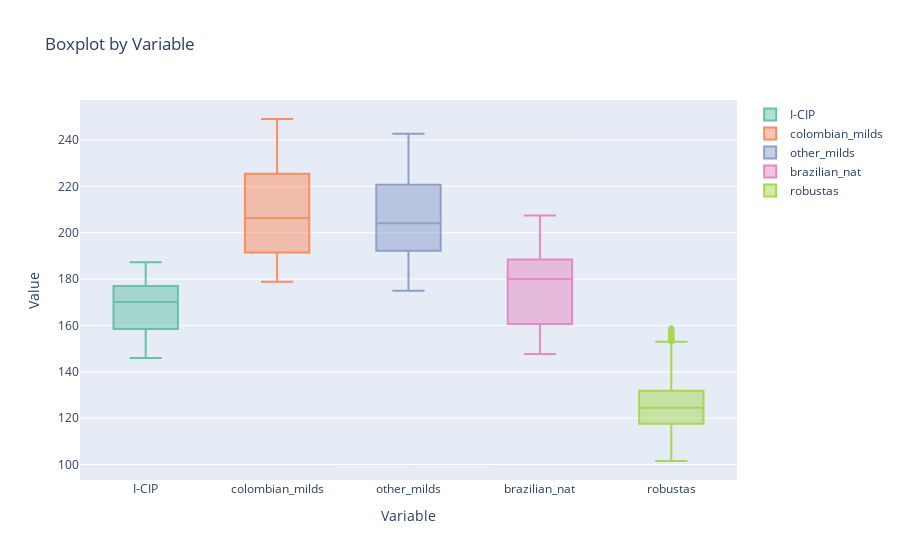

Write notebook code for a chart like this one.
### Code cell
import plotly.graph_objects as go

# Define colors from the Set2 palette
colors = ['#66c2a5', '#fc8d62', '#8da0cb', '#e78ac3', '#a6d854']

# Create boxplot traces
box_traces = []
for i, column in enumerate(icip_df.columns):
    box_trace = go.Box(y=icip_df[column], name=column, marker=dict(color=colors[i]))
    box_traces.append(box_trace)

# Create layout
layout = go.Layout(title='Boxplot by Variable', yaxis=dict(title='Value'), xaxis=dict(title='Variable'))

# Create figure
fig = go.Figure(data=box_traces, layout=layout)

# Show plot
fig.show()

### Figure 1 — Plotly figure (JSON) as saved in the notebook; plotly's stock layout.template omitted (floating-point values rounded to 4 significant figures; data arrays with more than 128 entries replaced by an {"elided": "..."} marker saying what was removed)
{"data": [{"marker": {"color": "#66c2a5"}, "name": "I-CIP", "type": "box", "y": {"elided": "279 float values"}}, {"marker": {"color": "#fc8d62"}, "name": "colombian_milds", "type": "box", "y": {"elided": "279 float values"}}, {"marker": {"color": "#8da0cb"}, "name": "other_milds", "type": "box", "y": {"elided": "279 float values"}}, {"marker": {"color": "#e78ac3"}, "name": "brazilian_nat", "type": "box", "y": {"elided": "279 float values"}}, {"marker": {"color": "#a6d854"}, "name": "robustas", "type": "box", "y": {"elided": "279 float values"}}], "layout": {"title": {"text": "Boxplot by Variable"}, "xaxis": {"title": {"text": "Variable"}}, "yaxis": {"title": {"text": "Value"}}}}
